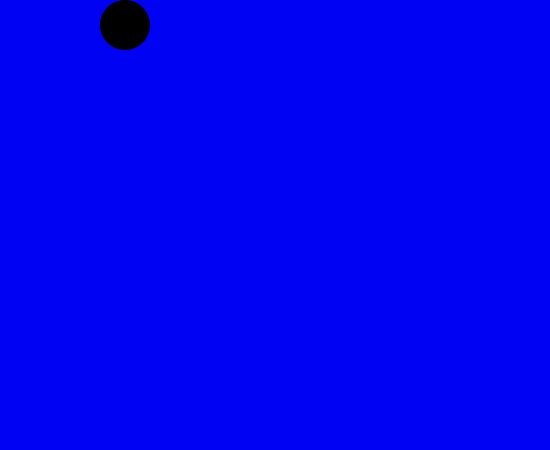
Frame 1 (no input)
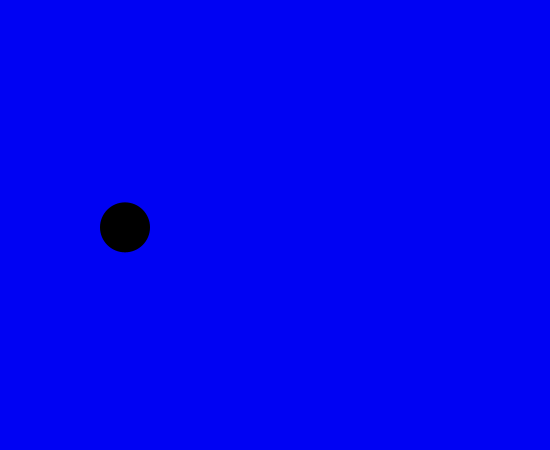
Frame 60 (the mouse pressed at the canvas centre just before this capture)
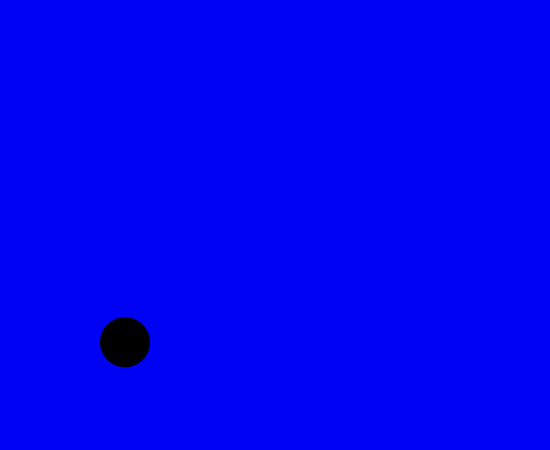
Frame 120 (the mouse held since frame 60 and released just before this capture)

The Processing sketch that drew these frames (run headless with seeded random() and noise(); from frame 60 on, the mouse is pressed at the canvas centre):

// Processing sketch: processing_96836
// ── processing_96836.pde





 





float ballX = 100;





float ballY = 0;





float h = 50;





 





//create a variable for speed





float speedY = 2;





 





void setup() {





  size(550,450);





  smooth();





  noStroke();





  ellipseMode(CORNER);





 





}





 





void draw() {





  //clear the background and set the fill colour





  background(755);





  fill(0);





   





  ellipse(ballX, ballY, h,h);





  










  speedY = speedY + 2.5;  





   









  ballY = ballY + speedY; 





   





   





  if (ballY > height - h) {








    ballY = height - h;






    speedY = speedY * -0.9;





     






  }





  else if (ballY <= 5) { 









    speedY = -speedY;





  }





 





   





}
